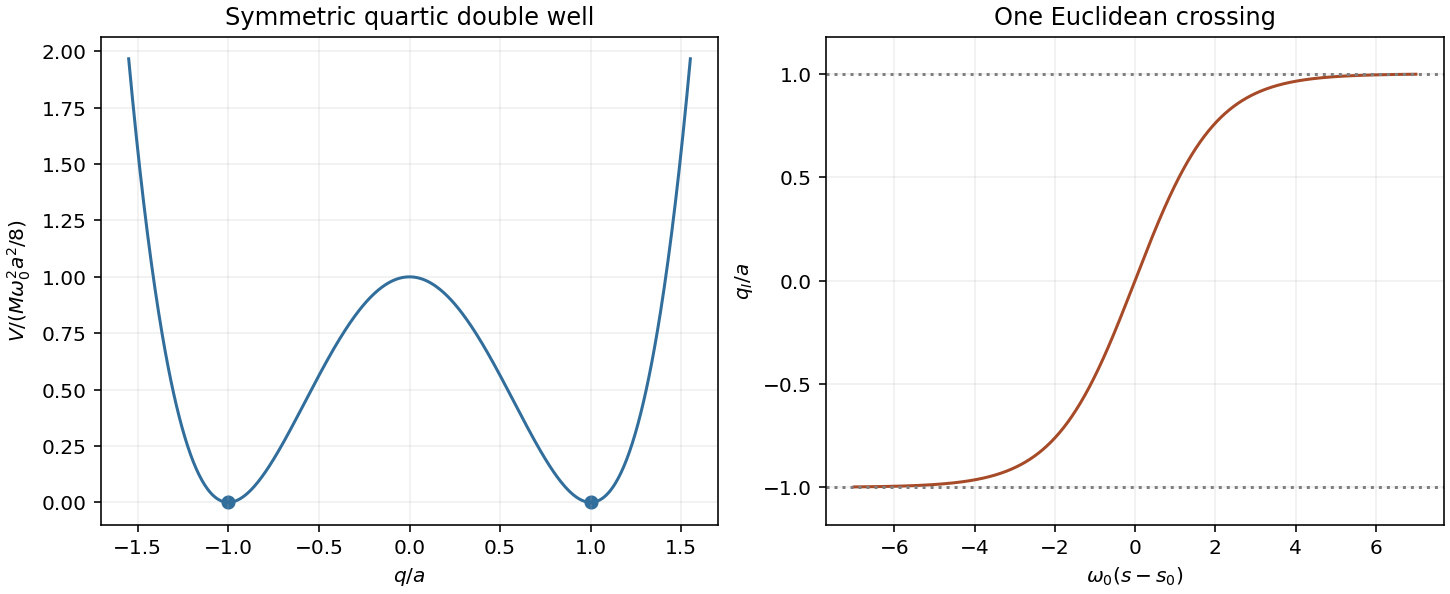

Python code for this plot:
"""Original quartic well and instanton; Python 3.14, NumPy, Matplotlib.
All axes normalized by the explicitly chosen quartic model scales.
Writes the basename PNG to the current working directory.
"""
from pathlib import Path
import numpy as np
import matplotlib
matplotlib.use('Agg')
import matplotlib.pyplot as plt
x = np.linspace(-1.55, 1.55, 600)
t = np.linspace(-7, 7, 800)
fig, axs = plt.subplots(1, 2, figsize=(10, 4.1), layout='constrained')
axs[0].plot(x, (x*x-1)**2, color='#326e9c')
axs[0].scatter([-1, 1], [0, 0], color='#326e9c')
axs[0].set(xlabel=r'$q/a$', ylabel=r'$V / (M\omega_0^2a^2/8)$', title='Symmetric quartic double well')
axs[1].plot(t, np.tanh(t/2), color='#a64a28')
axs[1].axhline(1, linestyle=':', color='gray')
axs[1].axhline(-1, linestyle=':', color='gray')
axs[1].set(xlabel=r'$\omega_0(s-s_0)$', ylabel=r'$q_I/a$', title='One Euclidean crossing', ylim=(-1.18, 1.18))
for ax in axs:
    ax.grid(alpha=.2)
fig.savefig(Path.cwd() / (Path(__file__).stem + '.png'), dpi=145, facecolor='white')
